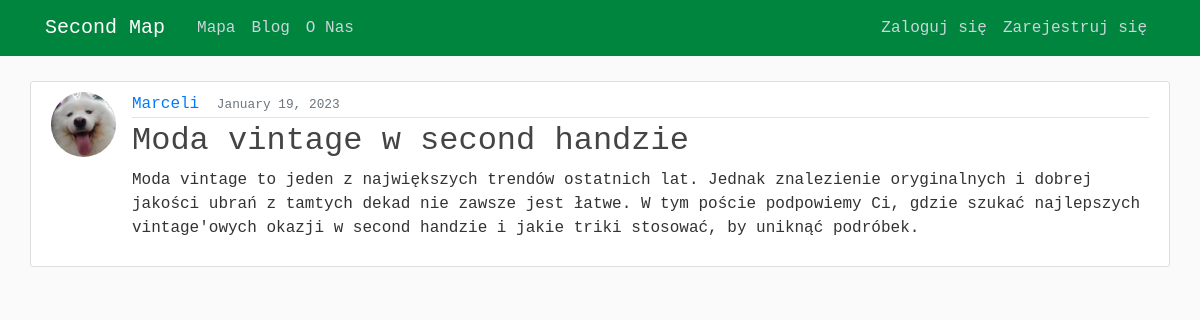
/post/82/, run on the app's committed database.
### map/models.py (models this page shows, shortened)
class Post(models.Model):
    title = models.CharField(max_length=100)
    content = models.TextField()
    date_posted = models.DateTimeField(default=timezone.now)
    author = models.ForeignKey(User, on_delete=models.CASCADE)

### users/models.py (models this page shows, shortened)
class Profile(models.Model):
    user = models.OneToOneField(User, on_delete=models.CASCADE)
    image = models.ImageField(default='default.jpg', upload_to='profile_pics')

### map/views.py (the view)
# urls.py: path('post/<int:pk>/', PostDetailView.as_view(), name='post-detail'),
class PostDetailView(DetailView):
    model = Post

### map/templates/map/post_detail.html (shortened to what this page needs)
{% extends "map/base.html" %}
{% block content %}
<article class="media content-section">
    <img class="rounded-circle article-img" src="{{ object.author.profile.image.url }}">
    <div class="media-body">
        <div class="article-metadata">
            <a class="mr-2" href="{% url 'user-posts' object.author.username %}">{{ object.author }}</a>
            <small class="text-muted">{{ object.date_posted | date:"F d, Y" }}</small>
        </div>
        <h2 class="article-title">{{ object.title }}</h2>
        <p class="article-content">{{ object.content }}</p>
    </div>
</article>
{% endblock content %}

### map/static/map/main.css (style rules this page uses)
body { font-family: "Courier New"; background: #fafafa; color: #333333; margin-top: 5rem; }
h1, h2, h3, h4, h5, h6 { color: #444444; }
.content-section { background: #ffffff; padding: 10px 20px; border: 1px solid #dddddd; border-radius: 3px; margin-bottom: 20px; }
.article-title { color: #444444; }
.article-content { white-space: pre-line; }
.article-img { height: 65px; width: 65px; margin-right: 16px; }
.article-metadata { padding-bottom: 1px; margin-bottom: 4px; border-bottom: 1px solid #e3e3e3 }

### data on the page
Post: author.profile.image (picture), author "Marceli", date_posted "January 19, 2023", title "Moda vintage w second handzie", content "Moda vintage to jeden z największych trendów ostatnich lat. Jednak znalezienie oryginalnych i dobrej jakości ubrań z tamtych dekad nie zawsze jest łatwe. W tym poście podpowiemy Ci, gdzie szukać najlepszych vintage'owych okazji w second handzie i jakie triki stosować, by uniknąć podróbek."
